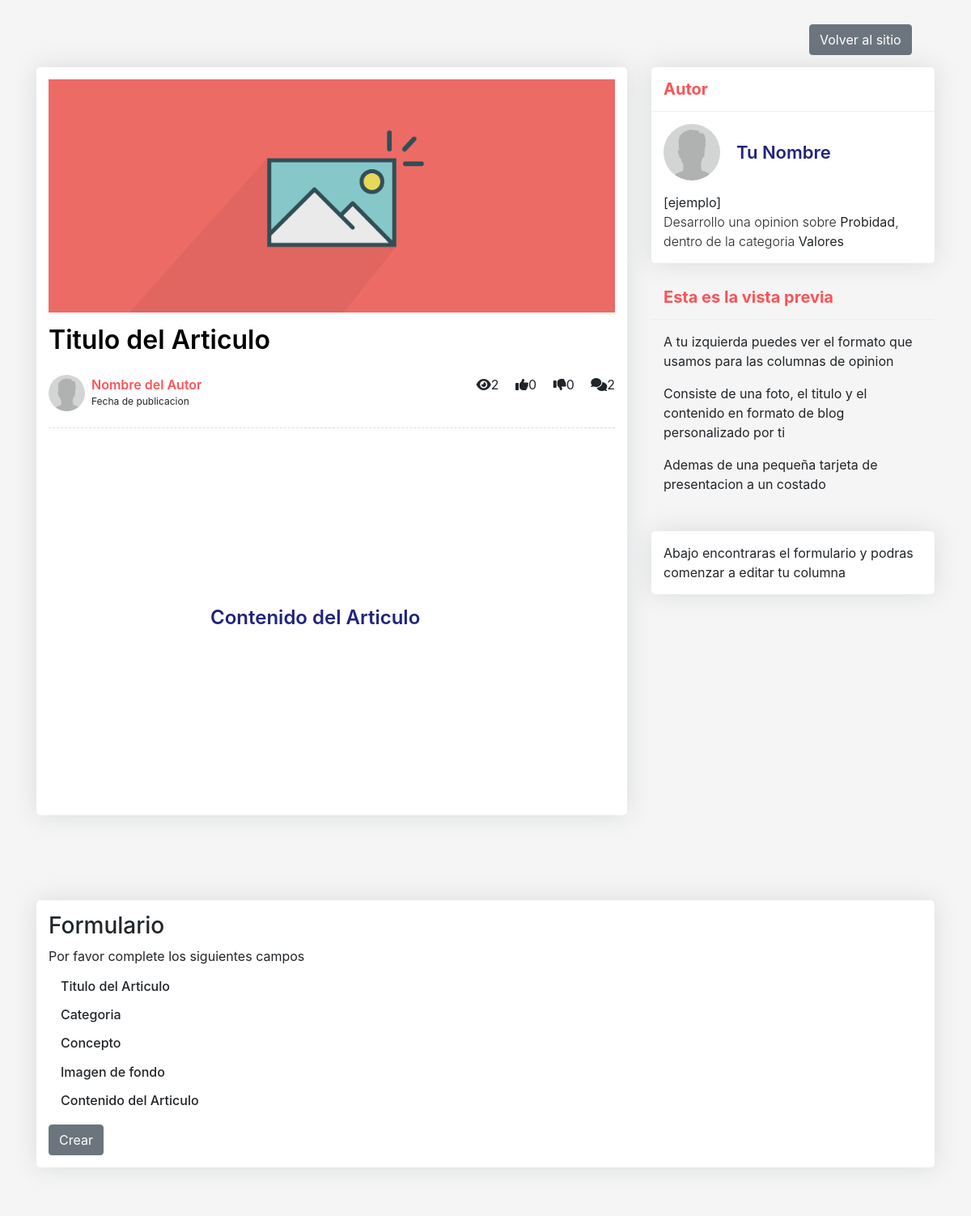
Screenshot of /injusticia-en-global-de-fis110/update/ with the database file from the repository.
### posts/models.py (models this page shows, shortened)
class Post(models.Model):
    title = models.CharField(max_length=100)
    categoria = models.CharField(max_length=200, null=True, choices=CATEGORIAS)
    concepto = models.CharField(max_length=200, choices=TODOS_LOS_CONCEPTOS, null=True)
    content = RichTextField(blank=True, null=True)
    thumbnail = models.ImageField(blank=True, null=True)
    publish_date = models.DateTimeField(auto_now_add=True)
    last_update = models.DateTimeField(auto_now = True)
    author = models.ForeignKey(User, on_delete=models.CASCADE)
    slug = models.SlugField(max_length=200,unique=True)
    @property
    def get_comment_count(self):
        return self.comment_set.all().count()
    @property
    def get_view_count(self):
        return self.postview_set.all().count()
    @property
    def get_like_count(self):
        return self.like_set.all().count()
    @property
    def get_dislike_count(self):
        return self.dislike_set.all().count()

### posts/views.py (the view)
# urls.py: path('<slug>/update/', PostUpdateView.as_view(), name='update'),
class PostUpdateView(UpdateView):
    form_class = PostForm
    model = Post
    success_url = '/'
    def get_context_data(self, **kwargs):
        context = super().get_context_data(**kwargs)
        context.update({
            'view_type': 'create'
        })
        return context

### templates/posts/post_form.html (shortened to what this page needs)
{% load static %}
{% load crispy_forms_tags %}
<!DOCTYPE html>
<html lang="en">
<head>
        <link rel="stylesheet" href="{% static '/css/estilos.css' %}">
        <link rel="stylesheet" href="https://cdn.jsdelivr.net/npm/bootstrap@4.5.3/dist/css/bootstrap.min.css">
</head>
<body>
    <div class="blog-single gray-bg">
        <div class="detail-volver">
            <a href="{% url 'list' %}" class="btn btn-secondary offset-10" >
                Volver al sitio
            </a>
        </div>
        <div class="container">
            <div class="row align-items-start">
                <div class="col-lg-8 m-15px-tb">
                    <article class="article">
                        <div class="article-img">
                            <img src="{% static '/img/img-ejemplo.png' %}" title="" alt="img-elegida-usuario">
                        </div>
                        <div class="article-title">
                            <h2>Titulo del Articulo</h2>
                            <div class="media">
                                <div class="avatar">
                                    <img src="{% static '/img/img-perfil-ejemplo.jpg' %}" title="" alt="foto-perfil-usuario">
                                </div>
                                <div class="media-body">
                                    <label>Nombre del Autor</label>
                                    <span>Fecha de publicacion</span>
                                </div>
                                <div>
                                    <span><i class = 'fas fa-eye ml-3'></i>{{ object.get_view_count }}</span>
                                    <span><i class = 'fas fa-thumbs-up ml-3'></i>{{ object.get_like_count }}</span>
                                    <span><i class = 'fas fa-thumbs-down ml-3'></i>{{ object.get_dislike_count }}</span>
                                    <span><i class = 'fas fa-comments ml-3'></i>{{ object.get_comment_count }}</span>
                                </div>
                            </div>
                        </div>
                        <div class="article-content">
                            <h4 style="padding: 200px 200px 200px 200px ; ">Contenido del Articulo</h4>
                        </div>
                    </article>
                </div>
                <div class="col-lg-4 m-15px-tb blog-aside">
                    <div class="widget widget-author">
                        <div class="widget-title">
                            <h3>Autor</h3>
                        </div>
                        <div class="widget-body">
                            <div class="media align-items-center">
                                <div class="avatar">
                                    <img src="{% static 'img/img-perfil-ejemplo.jpg' %}" title="" alt="foto-perfil-usuario">
                                </div>
                                <div class="media-body">
                                    <h6>Tu Nombre</h6>
                                </div>
                            </div>
                            <p>[ejemplo]</p>
                            <p class="lead">
                                Desarrollo una opinion sobre <strong>Probidad</strong>, dentro de la categoria <strong>Valores</strong>
                            </p>
                        </div>
                    </div>
                    <div class="widget-title">
                        <h3>Esta es la vista previa</h3>
                    </div>
                    <div class="widget-body">
                        <p>A tu izquierda puedes ver el formato que usamos para las columnas de opinion</p>
                        <p>Consiste de una foto, el titulo y el contenido en formato de blog personalizado por ti</p>
                        <p>Ademas de una pequeña tarjeta de presentacion a un costado</p>
                    </div>
                    <div class="widget widget-author">
                        <div class="widget-body">
                            <p>Abajo encontraras el formulario y podras comenzar a editar tu columna</p>
                        </div>
                    </div>
                            </div>
                        </div>
                    </div>
                </div>
    <div class="blog-single gray-bg">
        <div class="container">
                <form method="POST" enctype= 'multipart/form-data'>
                <div class="contact-form article">
                    <h3>Formulario</h3>
                    <p>Por favor complete los siguientes campos</p>
                        <div class="col-md-9">
                            <div class="form-group">
                                <h6>Titulo del Articulo</h6>
                            </div>
                            <div class="form-group">
                                <h6>Categoria</h6>
                            </div>
                            <div class="form-group">
                                <h6>Concepto</h6>
                            </div>
                            <div class="form-group">
                                <h6>Imagen de fondo</h6>
                            </div>
                            <div class="form-group">
                                <h6>Contenido del Articulo</h6>
                            </div>
                        </div>
                        <div class="send">
                            <button class = 'btn btn-secondary' type= 'submit'>Crear</button>
                        </div>
                </div>
            </form>
        </div>
    </div>
</body>

### static/css/estilos.css (style rules this page uses)
* { margin: 0; padding: 0; box-sizing: border-box; }
body { font-family: 'open sans'; }
body { font-family: "Lato", sans-serif; }
body { margin-top:20px; }
.gray-bg { background-color: #f5f5f5; }
.blog-aside .widget { box-shadow: 0 0 30px rgba(31, 45, 61, 0.125); border-radius: 5px; overflow: hidden; background: #ffffff; margin-top: 15px; margin-bottom: 15px; width: 100%; display: inline-block; vertical-align: top; }
.blog-aside .widget-body { padding: 15px; overflow: auto; max-height: 100vh; }
.blog-aside .widget-title { padding: 15px; border-bottom: 1px solid #eee; }
.blog-aside .widget-title h3 { font-size: 20px; font-weight: 700; color: #fc5356; margin: 0; }
.blog-aside .widget-author .media { margin-bottom: 15px; }
.blog-aside .widget-author p { font-size: 16px; margin: 0; }
.blog-aside .widget-author .avatar { width: 70px; height: 70px; border-radius: 50%; overflow: hidden; }
.blog-aside .widget-author h6 { font-weight: 600; color: #20247b; font-size: 22px; margin: 0; padding-left: 20px; }
.blog-single { padding-top: 30px; padding-bottom: 30px; }
.article { box-shadow: 0 0 30px rgba(31, 45, 61, 0.125); border-radius: 5px; overflow: hidden; background: #ffffff; padding: 15px; margin: 15px 0 30px; }
.article .article-title { padding: 15px 0 20px; }
.article .article-title h2 { color: #000000; font-weight: 600; }
.article .article-title .media { padding-top: 15px; border-bottom: 1px dashed #ddd; padding-bottom: 20px; }
.article .article-title .media .avatar { width: 45px; height: 45px; border-radius: 50%; overflow: hidden; }
.article .article-title .media .media-body { padding-left: 8px; }
.article .article-title .media .media-body label { font-weight: 600; color: #fc5356; margin: 0; }
.article .article-title .media .media-body span { display: block; font-size: 12px; }
.article .article-content h1, .article .article-content h2, .article .article-content h3, .article .article-content h4, .article .article-content h5, .article .article-content h6 { color: #20247b; font-weight: 600; margin-bottom: 15px; }
img { max-width: 100%; }
img { vertical-align: middle; border-style: none; }
.contact-form .send { margin-top: 20px; }

### rows the page displays
Post: get_view_count "2", get_like_count "0", get_dislike_count "0", get_comment_count "2"
